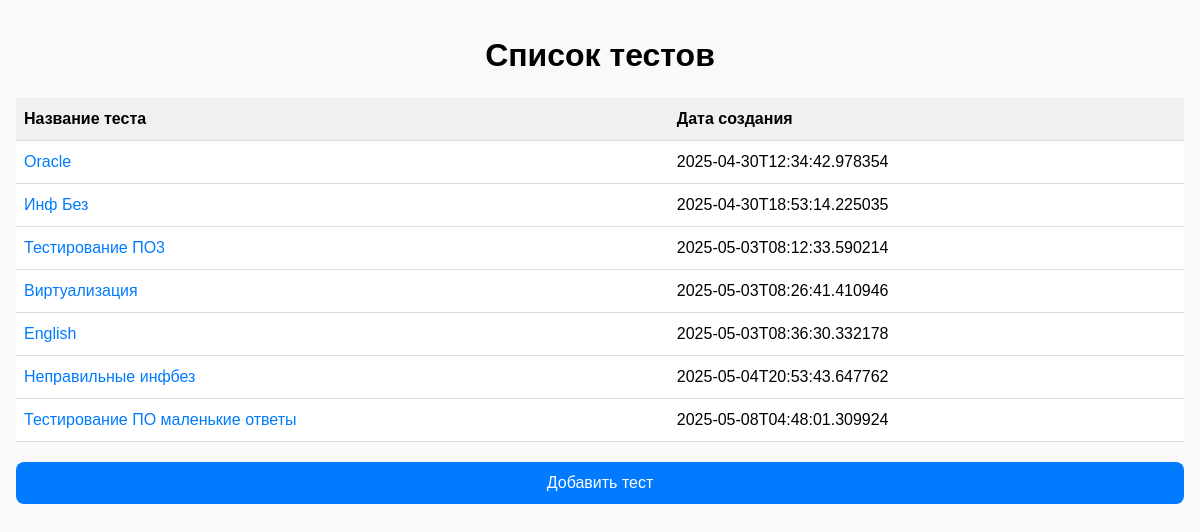
The app's page /, older data.
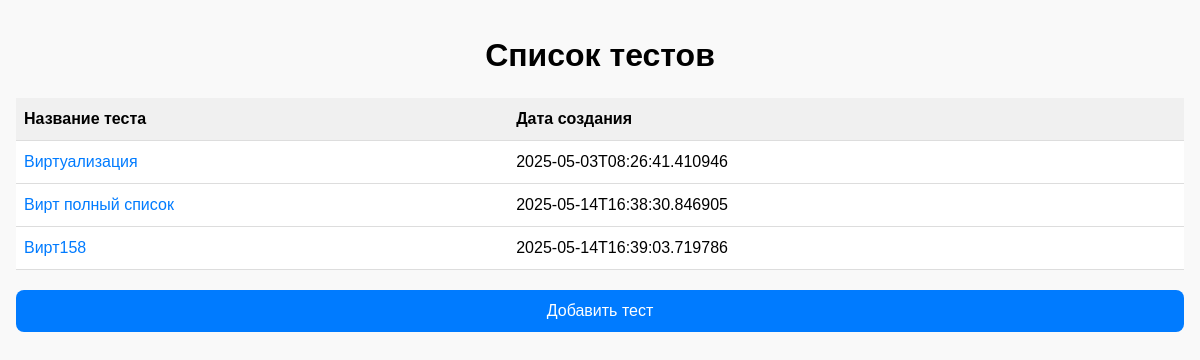
The same page, newer data.
### tables this page shows
CREATE TABLE tests (
        id INTEGER PRIMARY KEY AUTOINCREMENT,
        name TEXT NOT NULL,
        created_at TEXT NOT NULL
    );

### app.py (the view)
@app.route("/", methods=["GET"])
def index():
    conn = sqlite3.connect(app.config["DATABASE"])
    c = conn.cursor()
    c.execute("SELECT id, name, created_at FROM tests")
    tests = c.fetchall()
    conn.close()
    return render_template("index.html", tests=tests)

### templates/index.html (shortened to what this page needs)
<!doctype html>
<html>
<head>
</head>
<body>
    <h1>Список тестов</h1>
    <table>
        <thead>
            <tr>
                <th>Название теста</th>
                <th>Дата создания</th>
            </tr>
        </thead>
        <tbody>
            {% for test in tests %}
                <tr>
                    <td data-label="Название теста">
                        <a href="{{ url_for('take_test_html', test_id=test[0]) }}">{{ test[1] }}</a>
                    </td>
                    <td data-label="Дата создания">{{ test[2] }}</td>
                </tr>
            {% endfor %}
        </tbody>
    </table>
    <a href="{{ url_for('upload') }}"><button>Добавить тест</button></a>
</body>
</html>

### templates/index.html (style rules this page uses)
body { font-family: Arial, sans-serif; margin: 0; padding: 16px; background-color: #f9f9f9; }
h1 { text-align: center; margin-bottom: 24px; }
table { width: 100%; border-collapse: collapse; background-color: white; }
th, td { padding: 12px 8px; border-bottom: 1px solid #ddd; text-align: left; }
th { background-color: #f0f0f0; }
a { color: #007bff; text-decoration: none; }
button { display: block; width: 100%; padding: 12px; font-size: 16px; background-color: #007bff; color: white; border: none; border-radius: 8px; margin-top: 20px; }

Row changes from the older to the newer data that the page shows:
removed tests: name "Oracle", created_at "2025-04-30T12:34:42.978354"
removed tests: name "Инф Без", created_at "2025-04-30T18:53:14.225035"
removed tests: name "Тестирование ПО3", created_at "2025-05-03T08:12:33.590214"
removed tests: name "English", created_at "2025-05-03T08:36:30.332178"
removed tests: name "Неправильные инфбез", created_at "2025-05-04T20:53:43.647762"
removed tests: name "Тестирование ПО маленькие ответы", created_at "2025-05-08T04:48:01.309924"
added tests: name "Вирт полный список", created_at "2025-05-14T16:38:30.846905"
added tests: name "Вирт158", created_at "2025-05-14T16:39:03.719786"
